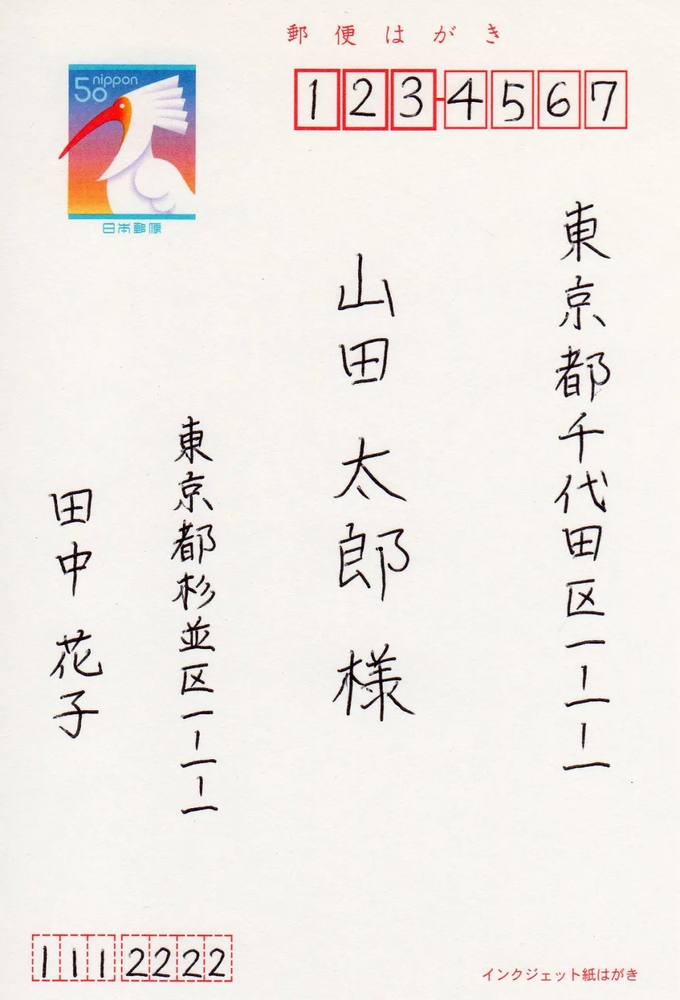
#> input picture section3/find_contours/post_card.png, 680 x 1000 px, shrunk from 1000 x 1470 before the run
$ jupyter execute --allow-errors detect_zip.ipynb
#> lines starting #> are read from the running program, lines starting #| are printed output that depends on the picture; after the words box and inside, x2 and y2 are one past the last pixel; in counts of white or black regions, pixels touching at a corner belong together
[cell 1]
"""
ハガキ画像から郵便番号領域を抽出する
"""
def detect_zipno(filename):

#> called with filename = 'post_card.png'
    import cv2
    import matplotlib.pyplot as plt

    #画像の読み込み
    img=cv2.imread(filename)
#> img is the input picture: shape (1000, 680, 3); mean B, G, R 230.8, 234.2, 239.9
    #画像のサイズ確認
    h, w=img.shape[:2]
#> h = 1000; w = 680
    #画像の右上のみ抽出する
    img=img[0:h//4, w//3:]
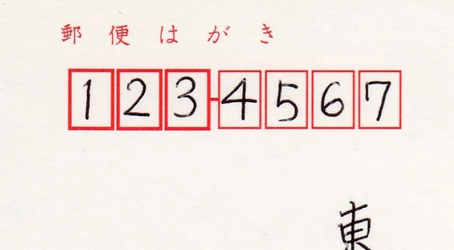
#> img: shape (250, 454, 3); mean B, G, R 226.4, 231.1, 242.8

    #画像の2値化
    gray=cv2.cvtColor(img, cv2.COLOR_BGR2GRAY)
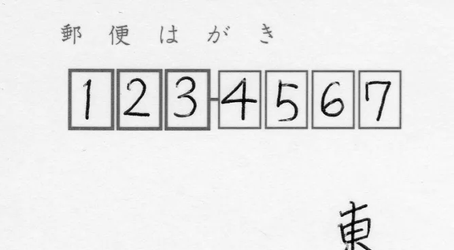
#> gray: shape (250, 454); min 0, max 253, mean 234.1
    gray=cv2.GaussianBlur(gray, (3,3), 0)
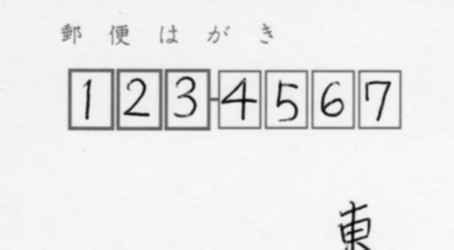
#> gray: shape (250, 454); min 8, max 251, mean 234.1
    im2=cv2.threshold(gray, 140, 255, cv2.THRESH_BINARY_INV)[1]
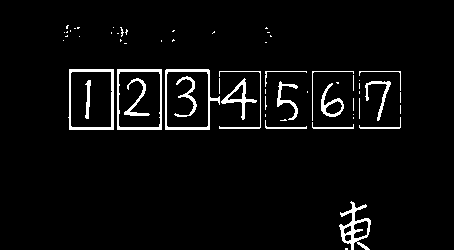
#> im2: shape (250, 454); 4.1% white; 60 white regions (41 under 20 px)
    print(im2.shape)
#| (250, 454)

    #輪郭の抽出
    contours=cv2.findContours(im2, cv2.RETR_LIST, cv2.CHAIN_APPROX_SIMPLE)[0]
#> contours = 68 contours, 45 with area under 20; largest, box (x1, y1, x2, y2) and area: (165, 69, 220, 130) 2666, (68, 69, 114, 130) 2641, (117, 69, 162, 130) 2640, (166, 71, 209, 128) 2342, (118, 71, 161, 128) 2329

    #抽出した輪郭をリストに格納
    result=[]
    for pt in contours:
        x, y, w, h=cv2.boundingRect(pt)
        #大きすぎたり、小さすぎたりする領域は除去
        if not(60<w<70):
            continue
        result.append([x,y,w,h])
#> this loop made 68 passes
#> (x, y, w, h) on passes 2, 3, 4, 5, 6, 7, 8, 9, 11, 14, 17, 22: (344, 234, 8, 8), (343, 225, 9, 10), (353, 220, 16, 19), (339, 201, 32, 49), (312, 122, 42, 7), (265, 120, 42, 9), (280, 119, 7, 2), (359, 117, 42, 12), (353, 114, 1, 1), (325, 100, 18, 15), (265, 96, 2, 14), (227, 84, 17, 17)
#> (pt, x, y, w, h) on passes 1, 10, 12, 13, 15, 16: ([[345, 248], [345, 249], [347, 249], [347, 248]], 345, 248, 3, 2), ([[353, 117], [353, 118]], 353, 117, 1, 2), ([[265, 114], [265, 116]], 265, 114, 1, 3), ([[400, 105], [400, 113]], 400, 105, 1, 9), ([[359, 98], [359, 118]], 359, 98, 1, 21), ([[353, 98], [353, 110]], 353, 98, 1, 13)
#> after the loop, result = []

    #抽出した輪郭が左側から並ぶようにソート
    result=sorted(result, key=lambda x: x[0])

    #抽出した輪郭が近すぎるものを除去
    result2=[]
    lastx=-100
    for x,y,w,h in result:
            if(x-lastx)<5: continue

            result2.append([x,y,w,h])
            lastx=x
#> this loop made 0 passes
#> after the loop, result2 = []

    #緑色の枠を描く
    for x,y,w,h in result2:
        cv2.rectangle(img, (x,y), (x+w,y+h), (0,255,0), 5)

    return result2, img

#> (the rest of this cell did not finish here and is left out)
